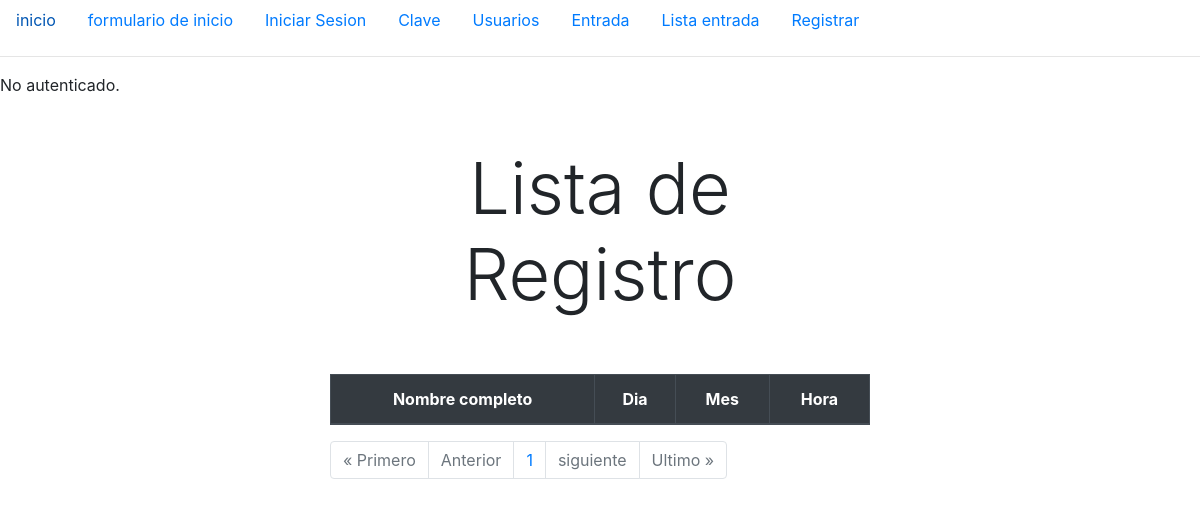
/verificacion, run on an earlier commit of the app's database.
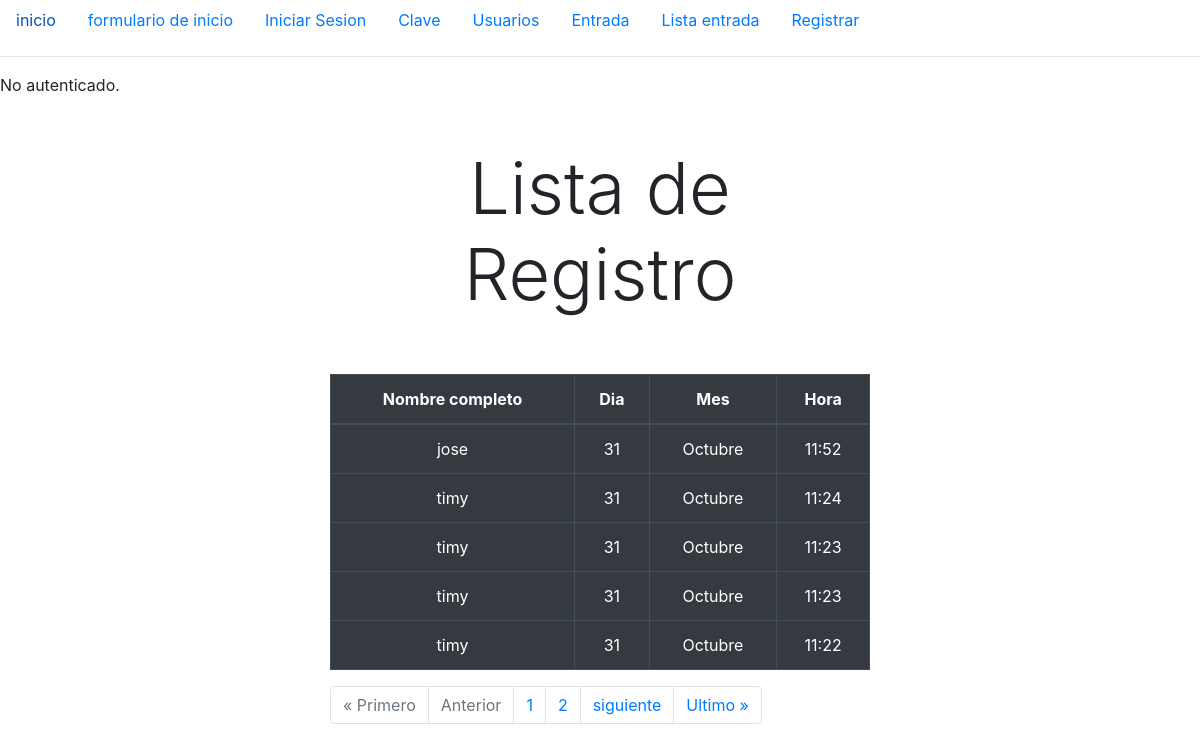
And on a later commit of the database.
### login/models.py (models this page shows, shortened)
class RegistroAcceso(models.Model):
    verificacion = models.ForeignKey(Verificacion, on_delete=models.SET_NULL, null=True)
    fecha_hora = models.DateTimeField(auto_now_add=True)

class Verificacion(models.Model):
    usuario = models.ForeignKey(User, on_delete=models.CASCADE)
    nombre_completo = models.CharField(max_length=100)
    email = models.EmailField(max_length=100)
    telefono = models.CharField(max_length=10) # por que un numero tiene solo 10 digitos
    programa_academico = models.CharField(max_length=255)
    contrasena = models.CharField(max_length=10, unique=True)
    rfid = models.CharField(max_length=50, null=True, blank=True)
    lab_vision = models.BooleanField(default=False)
    lab_robotica = models.BooleanField(default=False)

### login/views.py (the view)
# urls.py: path('verificacion', views.lista_registro, name='verificacion'),
def lista_registro(request):
    registros = RegistroAcceso.objects.all()
    paginacion = Paginator(RegistroAcceso.objects.all().order_by('-id'), 5)
    page = request.GET.get('page')
    registro_acceso = paginacion.get_page(page)
    num_paginas = registro_acceso.paginator.page_range
    parametros = {'registros':registros,
                    'paginacion':registro_acceso,
                    'num_paginas':num_paginas}
    return render(request, 'pagina/verificacion.html', parametros)

### login/templates/pagina/verificacion.html (shortened to what this page needs)
{% extends 'main/prueba.html' %}
{% block content %}
    <main class='container'>
        <div class='row'>
            <div class='col-md-6 offset-md-3'>
                <h1 class='text-center display-3 py-5'>Lista de Registro</h1>
                <div>
                    <table class="table table-hover table-dark table-bordered border-light">
                        <thead>
                            <tr>
                                <th scope="col" class="text-center">Nombre completo</th>
                                <th scope="col" class="text-center">Dia</th>
                                <th scope="col" class="text-center">Mes</th>
                                <th scope="col" class="text-center">Hora</th>
                                </div>
                        <tbody>
                            {% for registro in paginacion %}
                            <tr>
                                <td scope="col" class="text-center">{{registro.verificacion.nombre_completo}}</td>
                                <td scope="col" class="text-center">{{registro.fecha_hora|date:"d" }}</td>
                                <td scope="col" class="text-center">{{registro.fecha_hora|date:"F" }}</td>
                                <td scope="col" class="text-center">{{registro.fecha_hora|date:"H:i" }}</td>
                            </tr>
                            {% endfor %}
                        </tbody>
                </div>
                <nav aria-label="Page navigation example">
                        <ul class="pagination">
                        {% if paginacion.has_previous %}
                            <li class="page-item"><a class="page-link" href="?page=1">&laquo Primero</a></li>
                            <li class="page-item"><a class="page-link" href="?page={{ paginacion.previous_page_number }}">Anterior</a></li>
                            {% else %}
                            <li class="page-item disabled"><a class="page-link" href="#">&laquo Primero</a></li>
                            <li class="page-item disabled"><a class="page-link" href="#">Anterior</a></li>
                        {% endif %}
                        {% for numero in num_paginas %}
                        <li class="page-item"><a class="page-link" href='?page={{numero}}'>{{numero}}</a></li>
                        {% endfor %}
                        {% if paginacion.has_next %}
                            <li class="page-item"><a class="page-link" href="?page={{paginacion.next_page_number}}">siguiente</a></li>
                            <li class="page-item"><a class="page-link" href="?page={{ paginacion.paginator.num_pages }}">Ultimo &raquo</a></li>
                            {% else %}
                            <li class="page-item disabled"><a class="page-link" href="#">siguiente</a></li>
                            <li class="page-item disabled"><a class="page-link" href="#">Ultimo &raquo</a></li>
                        {% endif %}
                    </ul>
                </nav>
            </div>
    </main>
{% endblock  %}

### login/templates/main/prueba.html (shortened to what this page needs)
<!DOCTYPE html>
<html lang="es">
<head>
    <link rel="stylesheet" href="https://stackpath.bootstrapcdn.com/bootstrap/4.4.1/css/bootstrap.min.css"
>
</head>
<body>
    <ul class="nav">
        <li class="nav-item">
            <a class="nav-link" href="{% url 'inicio' %}">inicio</a>
        </li>
        <li class="nav-item">
            <a class="nav-link" href="{% url 'registro' %}">formulario de inicio</a>
        </li>
        <li class="nav-item">
            <a class="nav-link" href="{% url 'iniciar_sesion' %}">Iniciar Sesion</a>
        </li>
        <li class="nav-item">
            <a class="nav-link" href="{% url 'clave_puerta' %}">Clave</a>
        </li>
        <li class="nav-item">
            <a class="nav-link" href="{% url 'lista_puerta' %}">Usuarios</a>
        </li>
        <li class="nav-item">
            <a class="nav-link" href="{% url 'verificacion_clave' %}">Entrada</a>
        </li>
        <li class="nav-item">
            <a class="nav-link" href="{% url 'verificacion' %}">Lista entrada</a>
        </li>
        {% if user.is_authenticated %}
        <li class="nav-item">
            <a class="nav-link" href="{% url 'cerrar_sesion' %}">cerrar sesion</a>
        </li>
        {% else %}
        <li class="nav-item">
            <a class="nav-link" href="{% url 'registro' %}">Registrar</a>
        </li>
        {% endif %}
    </ul>
    <hr>
    <div>
        {% if user.is_authenticated %}
            Autenticado: <strong>{{ user.username }}</strong>.
        {% else %}
            No autenticado.
        {% endif %}
    </div>
    {% block content %}
    {% endblock %}
</body>
</html>

What changed in the data, as far as the page shows it:
added RegistroAcceso: verificacion.nombre_completo "jose", fecha_hora "31", fecha_hora "Octubre", fecha_hora "11:52"
added RegistroAcceso: verificacion.nombre_completo "timy", fecha_hora "31", fecha_hora "Octubre", fecha_hora "11:24"
added RegistroAcceso: verificacion.nombre_completo "timy", fecha_hora "31", fecha_hora "Octubre", fecha_hora "11:23"
added RegistroAcceso: verificacion.nombre_completo "timy", fecha_hora "31", fecha_hora "Octubre", fecha_hora "11:23"
added RegistroAcceso: verificacion.nombre_completo "timy", fecha_hora "31", fecha_hora "Octubre", fecha_hora "11:22"
Also different on the page:
new list line: "2"
